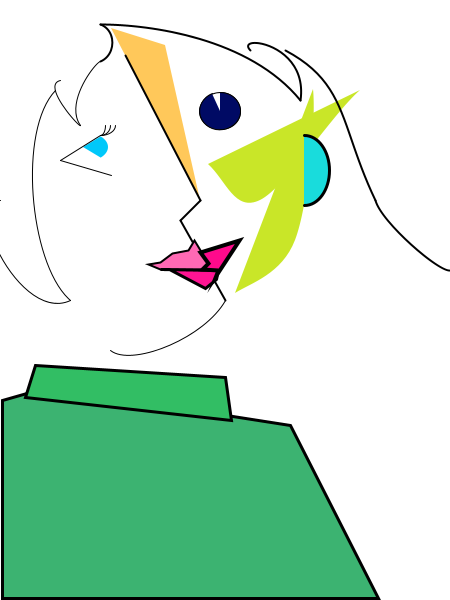
Frame 1 (no input)
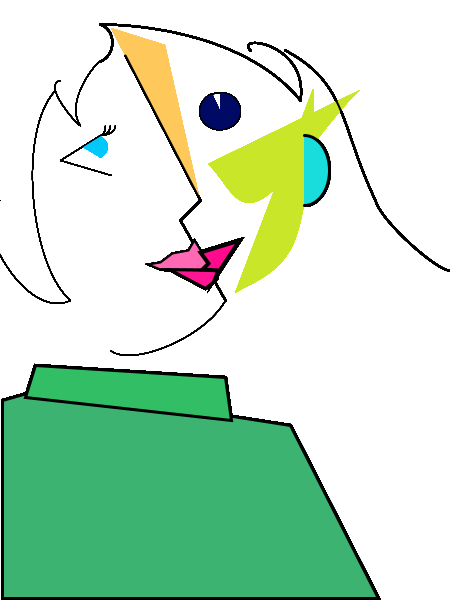
Frame 60 (the mouse pressed at the canvas centre just before this capture)
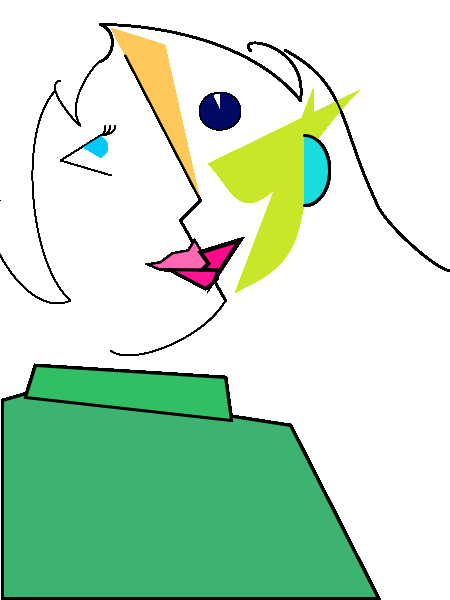
Frame 120 (the mouse held since frame 60 and released just before this capture)

The Processing sketch that drew these frames (run headless with seeded random() and noise(); from frame 60 on, the mouse is pressed at the canvas centre):

// Processing sketch: processing_129870
// ── processing_129870.pde

//CUBIST SKETCH BY PATRICK ODONNEL
//based loosely on http://pirouline.deviantart.com/

void setup (){
  size (450, 600);
  background (255);
  smooth();
}
 
void draw () {
  //nose shadow
  noStroke();
  fill(255,200,90);
  triangle(111, 28, 165, 45, 200,200);
  
  //nose
  noFill();
  strokeWeight(2);
  stroke(0);
  line(125,55,200,200);
  line(200,200,180,220);
  line(180,220,225,300);
  
  //top lip
  strokeWeight(2);
  fill(255,105,180);
  beginShape();
  vertex (194,240);
  vertex (188,250);
  vertex (172,253);
  vertex (160,262);
  vertex (148,264);
  vertex (160,269);
  vertex (202,269);
  vertex (208,263);
  endShape(CLOSE);
  
  //bottom lip
  strokeWeight(3);
  fill(255,20,147);
  beginShape();
  vertex (160,269);
  vertex (169,269);
  vertex (205,288);
  vertex (216,279);
  vertex (218,270);
  endShape(CLOSE);
  
  //right lip
  strokeWeight(4);
  fill(255,10,140);
  beginShape();
  vertex (216,275);
  vertex (239,240);
  vertex (200,252);
  vertex (208,263);
  vertex (202,269);
  vertex (218,270);
  endShape(CLOSE);
  
  //shirt
  strokeWeight(3);
  fill(60,179,113);
  beginShape();
  vertex (2,598);
  vertex (2,400);
  vertex (30,392);
  vertex (40,370);
  vertex (220,382);
  vertex (226,415);
  vertex (290,425);
  vertex (378,598);
  endShape(CLOSE);
  
  //shirt collar
  strokeWeight(3);
  fill(50,190,100);
  quad(25,397, 35,365, 225,377, 231,420);
  
  //left eye
  noStroke();
  fill(0,200,250);
  arc (83,147,50,30,-QUARTER_PI,QUARTER_PI);
  noFill();
  stroke(0);
  strokeWeight(1);
  fill(255,0,0);
  line(100,135,60,160);
  line(60,160,111,175);
  noFill();
  arc (100,125, 20,20, TWO_PI, TWO_PI+HALF_PI);
  arc (100,125, 10,20, TWO_PI, TWO_PI+HALF_PI);
  arc (100,125, 30,20, TWO_PI, TWO_PI+HALF_PI);
  
  //right eye
  noFill();
  strokeWeight(1);
  arc(220,111,41,37,0,PI+PI);
  fill(0,10,100);
  arc(220,111,41,37,PI+HALF_PI,TWO_PI+PI+QUARTER_PI+PI/8);
  
  //cheek
  fill(201,230,40);
  noStroke();
  beginShape();
  curveVertex(275,50);
  curveVertex(313,89);
  curveVertex(295,240);
  curveVertex(235,293);
  curveVertex(200,300);
  endShape();
  beginShape();
  curveVertex(430,50);
  curveVertex(360,90);
  curveVertex(260,200);
  curveVertex(208,164);
  curveVertex(150,100);
  endShape();
  
  //ear
  fill(25,220,220);
  stroke(0);
  strokeWeight(3);
  arc(304,170,50,70, 3*PI/2,TWO_PI+HALF_PI);
  
  //hair
  noFill();
  strokeWeight(2);
  stroke(0); 
  curve(415,140,375,200,450,270,440,185);
  curve(0,0,285,50,375,200,500,500);
  curve(200,400,300,100,250,50, 400,200);
  curve(5, 100, 100, 24, 300,100, 405, 400);
  curve(5, 26, 100, 24, 100, 61, 5, 65); 
  strokeWeight(1);
  curve(105, 126, 100, 61, 80, 125, 200, 200);
  curve(60, 60, 80, 125, 60,80, 200, 100);
  curve(300, 60, 55,90, 70,300, 300, 300);
  curve(300, 60, 70,300,0,200, 300, 300);
  curve(240,120, 225,300, 110,350, 100,200);
  
}
